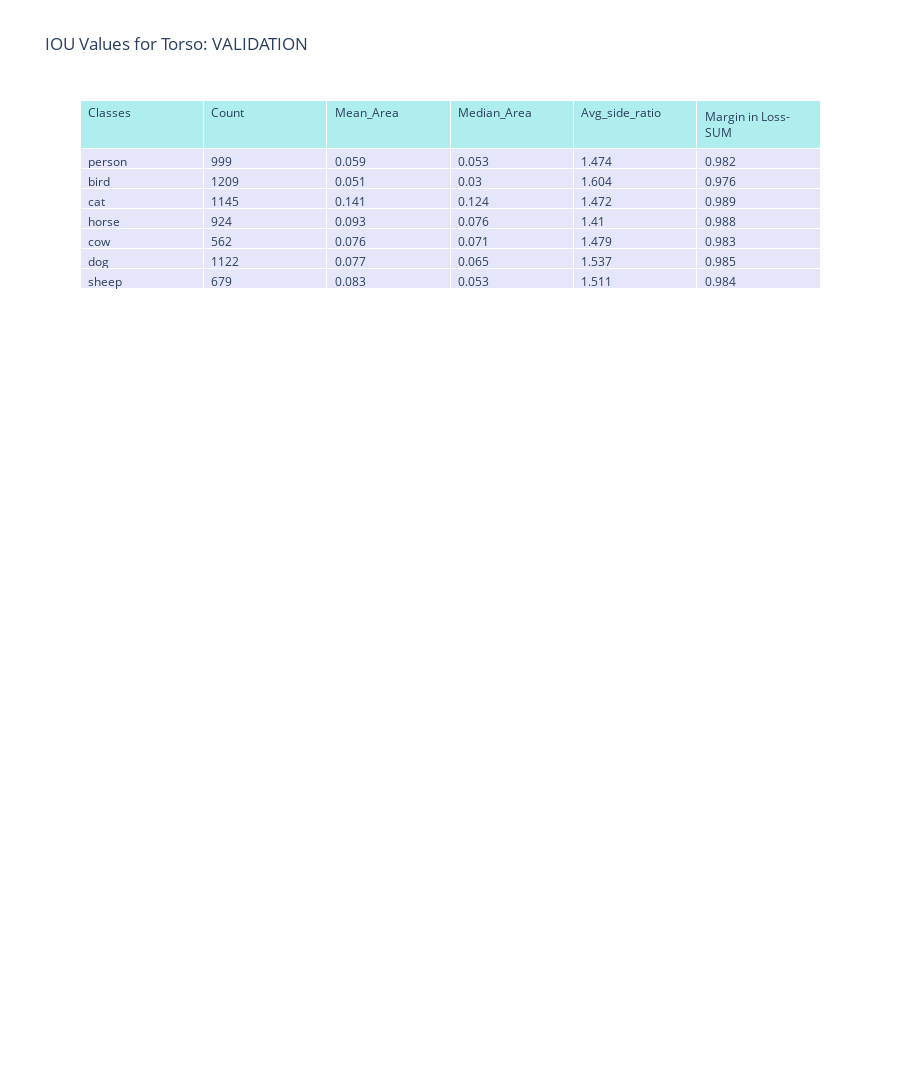

The cell this chart's notebook holds for it:
### Code cell
# print(myTable)
# bird
# person
# cat
# horse
# cow
# dog
# sheep
import plotly.graph_objects as go
import pandas as pd
# df = pd.DataFrame(data)
class_list=["person","bird", "cat" , "horse", "cow", "dog", "sheep"]
mean_list_final = []
median_list_final = []
counts_list=[]
ratios_list=[]
temp_list_1=[]
for current_class in class_list:
    for i in stats_dict_final[current_class]:
        mean_list_final.append(i[0])
        median_list_final.append(i[2])
    counts_list.append(counts_dict_final[current_class])
    ratios_list.append(list(side_ratios_dict_final[current_class]))
    temp_list_1.append(list(iou_loss_dict_final_1[current_class]))
    
data={
    "Classes": class_list,
    "Count" : counts_list,
    "Mean_Area": mean_list_final,
    "Median_Area": median_list_final,
    "Avg_side_ratio": ratios_list,
    "Margin in Loss- SUM": temp_list_1
}
df = pd.DataFrame(data)


fig = go.Figure(data=[go.Table(
    header=dict(values=list(df.columns),
                fill_color='paleturquoise',
                align='left'),
    cells=dict(values=df.transpose().values.tolist(),
               fill_color='lavender',
               align='left'))
])

fig.update_layout(title= "IOU Values for Torso: VALIDATION",height=4000)
# fig.title(current_class + ": iou Values")
fig.show()

### Figure 1 — Plotly figure (JSON) as saved in the notebook; plotly's stock layout.template omitted (floating-point values rounded to 4 significant figures)
{"data": [{"cells": {"align": "left", "fill": {"color": "lavender"}, "values": [["person", "bird", "cat", "horse", "cow", "dog", "sheep"], [[999], [1209], [1145], [924], [562], [1122], [679]], [0.059, 0.051, 0.141, 0.093, 0.076, 0.077, 0.083], [0.053, 0.03, 0.124, 0.076, 0.071, 0.065, 0.053], [[1.474], [1.604], [1.472], [1.41], [1.479], [1.537], [1.511]], [[0.982], [0.976], [0.989], [0.988], [0.983], [0.985], [0.984]]]}, "header": {"align": "left", "fill": {"color": "paleturquoise"}, "values": ["Classes", "Count", "Mean_Area", "Median_Area", "Avg_side_ratio", "Margin in Loss- SUM"]}, "type": "table"}], "layout": {"height": 4000, "title": {"text": "IOU Values for Torso: VALIDATION"}}}
